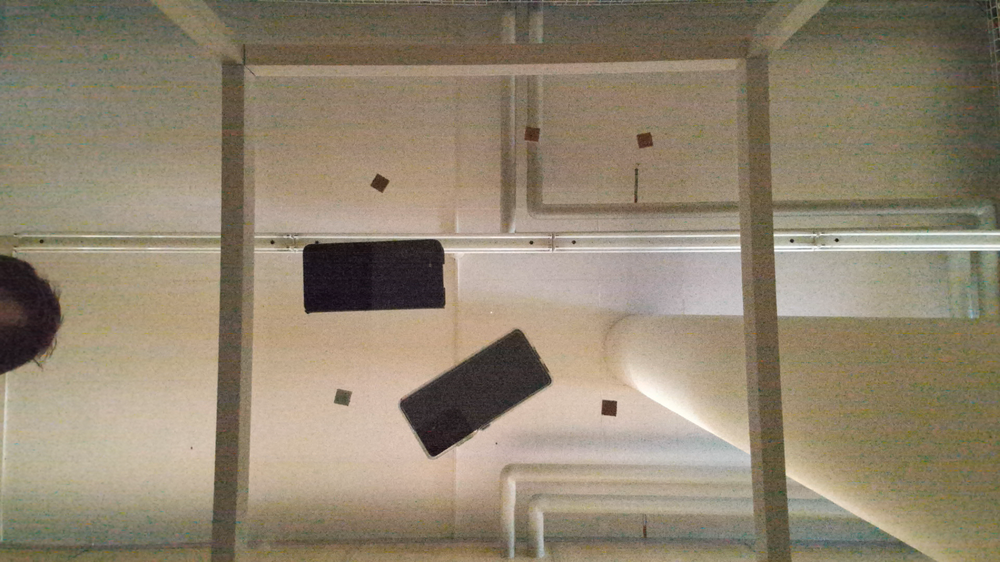
#> input picture image_0.png, 1000 x 562 px, shrunk from 1920 x 1080 before the run, given in place of the camera
$ python track_orientation_GPT.py
#> lines starting #> are read from the running program, lines starting #| are printed output that depends on the picture; after the words box and inside, x2 and y2 are one past the last pixel; in counts of white or black regions, pixels touching at a corner belong together
import cv2
import numpy as np

def track_orientation(min_size):
#> called with min_size = 1000
    cap = cv2.VideoCapture(0)

    while True:
        # Capture the video stream
        ret, frame = cap.read()
#> frame is the input picture: shape (562, 1000, 3); mean B, G, R 112.8, 133.5, 145.7

        # Convert the frame to grayscale and threshold it
        gray = cv2.cvtColor(frame, cv2.COLOR_BGR2GRAY)
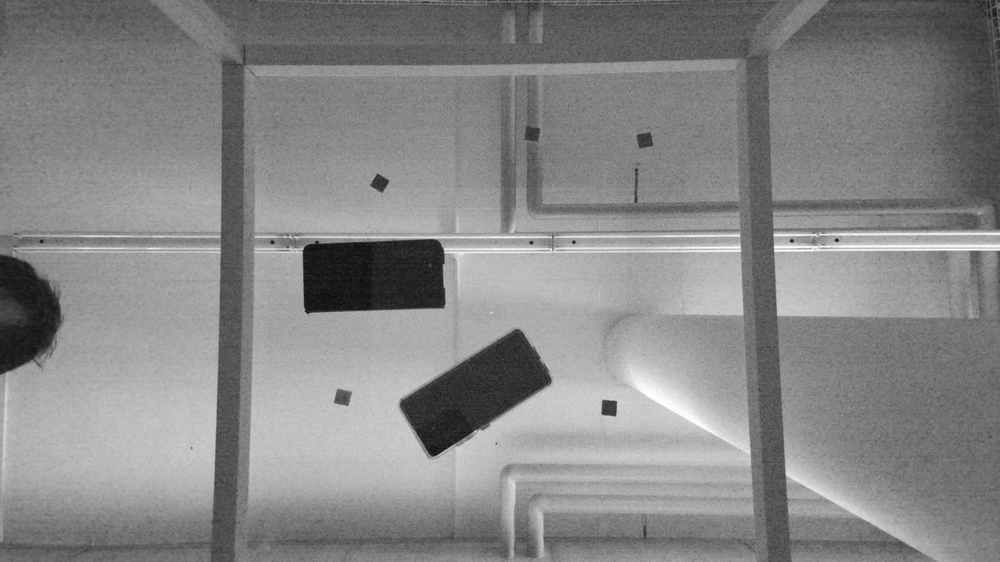
#> gray: shape (562, 1000); min 12, max 255, mean 134.8
        ret, thresh = cv2.threshold(gray, 127, 255, 0)
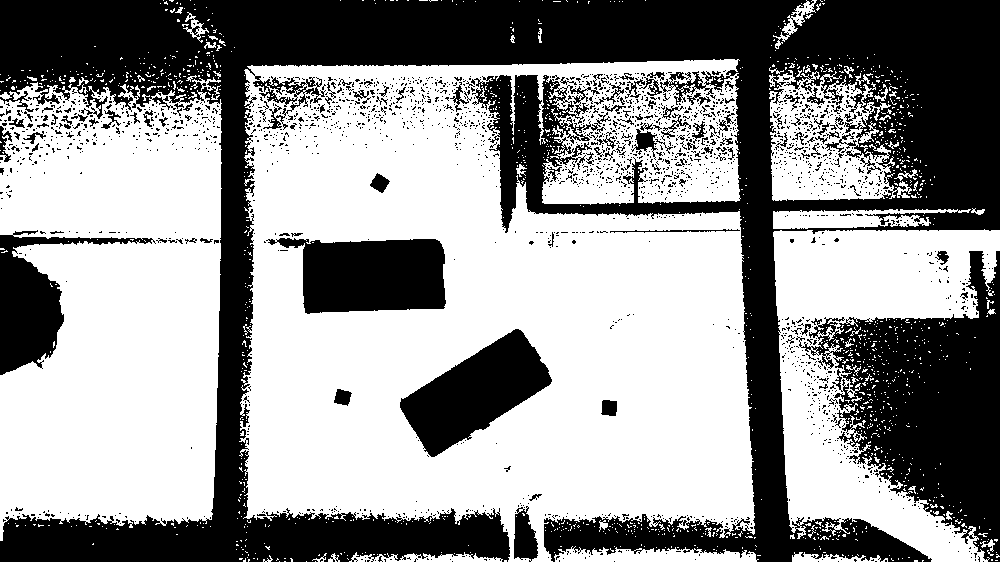
#> thresh: shape (562, 1000); 58.2% white; 2192 black regions (2074 under 20 px)

        # Find the contours in the thresholded image
        contours, hierarchy = cv2.findContours(thresh, cv2.RETR_TREE, cv2.CHAIN_APPROX_SIMPLE)
#> contours = 4872 contours, 4588 with area under 20; largest, box (x1, y1, x2, y2) and area: (239, 59, 755, 562) 214622, (0, 82, 222, 541) 84342, (773, 229, 1000, 562) 36364, (769, 70, 912, 201) 11580, (276, 237, 447, 315) 10262

        # Loop over the contours and draw a minimum bounding box around each one
        for cnt in contours:
            # Get the size of the contour in pixels
            size = cv2.contourArea(cnt)

            # Only track the orientation of objects that are larger than min_size pixels
            if size >= min_size:
                rect = cv2.minAreaRect(cnt)
                box = cv2.boxPoints(rect)
                box = np.int0(box)

                # Draw the contour and the minimum bounding box
                cv2.drawContours(frame,[box],0,(0,0,255),2)

                # Get the orientation angle of the object
                angle = rect[2]

                # Draw the angle on the object
                cv2.putText(frame, str(int(angle)), tuple(box[1]), cv2.FONT_HERSHEY_SIMPLEX, 1, (0, 255, 0), 2)
#> this loop made 4872 passes
#> (size, rect, box, angle) on passes 117, 810, 1251, 1595, 2115, 2659: (2027.5, ((656, 553.5), (15, 204), -90), [[758, 561], [554, 561], [554, 546], [758, 546]], -90), (36364, ((886, 395), (332, 226), -90), [[999, 561], [773, 561], [773, 229], [999, 229]], -90), (2230, ((871.5, 218.1), (197.2, 18.09), -0.764), [[773, 228], [772, 210], [969, 207], [970, 225]], -0.764), (84342, ((110.5, 311), (458, 221), -90), [[221, 540], [0, 540], [0, 82], [221, 82]], -90), (11579.5, ((839.7, 134.1), (139.5, 131), -1.53), [[771, 201], [768, 70], [907, 66], [911, 197]], -1.53), (214622.5, ((494.3, 311.8), (514.3, 499.9), -0.744), [[240, 565], [233, 65], [748, 58], [754, 558]], -0.744)
#> (cnt, size) on passes 1 to 6: ([[315, 561]], 0), ([[306, 561]], 0), ([[284, 561], [285, 561]], 0), ([[279, 561]], 0), ([[995, 560], [997, 560]], 0), ([[922, 560], [922, 561], [923, 560]], 0.5)
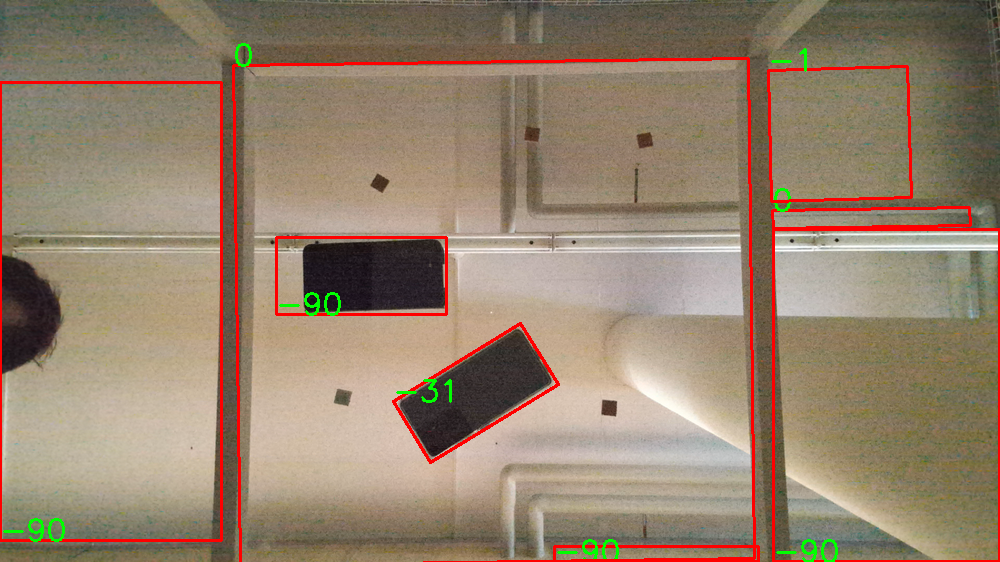
#> frame: shape (562, 1000, 3); 3.62% of pixels changed, all inside (x1, y1, x2, y2) = (0, 43, 1000, 562)

        # Display the video stream with the angle of each object
        cv2.imshow('frame',frame)

        # Exit the loop when 'q' is pressed
        if cv2.waitKey(1) & 0xFF == ord('q'):
#> (key q is pressed here)
            break

    # Release the video capture and close all windows
    cap.release()
    cv2.destroyAllWindows()

# Test the function with a minimum object size of 50 pixels
track_orientation(1000)
